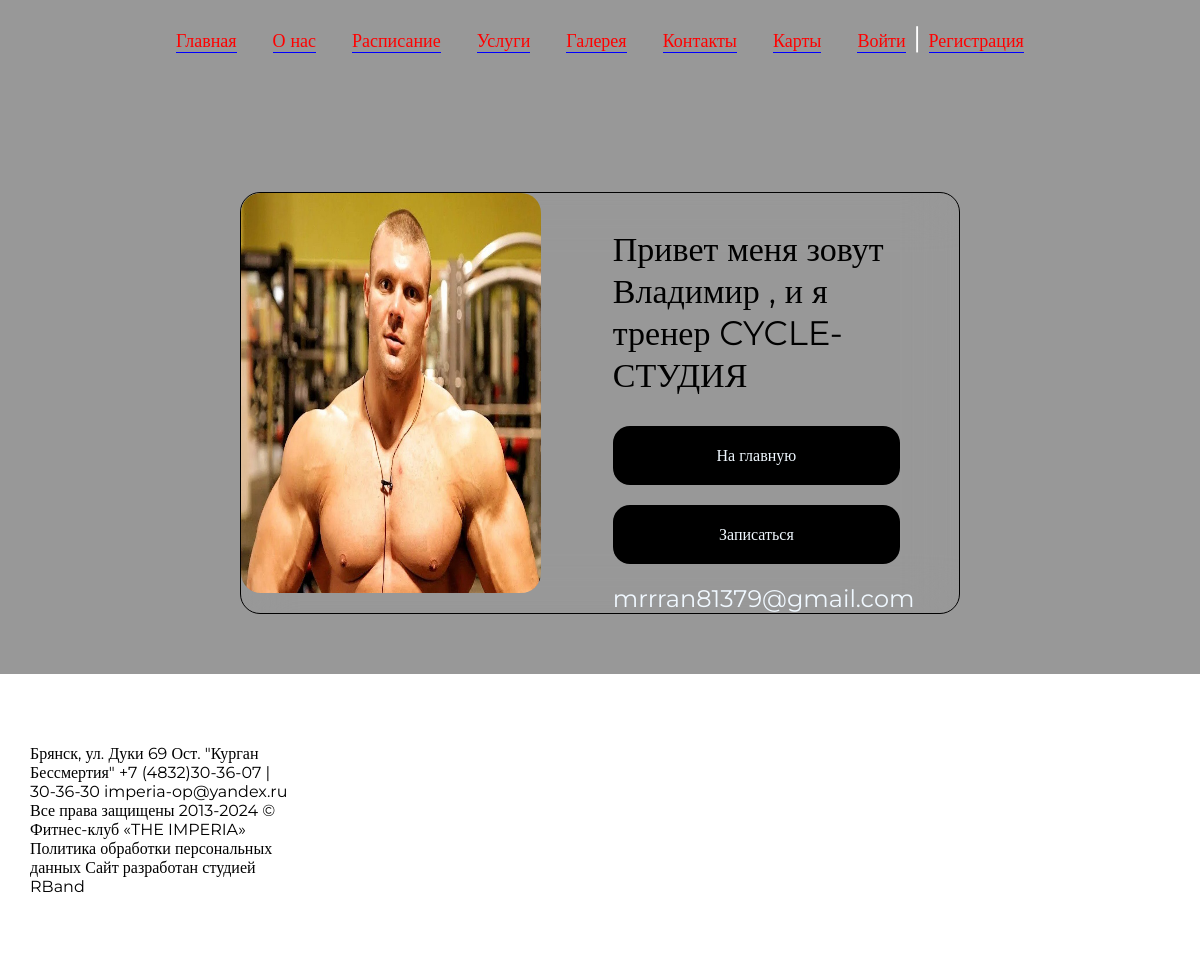
Screenshot of /trainer_card/makarov with the database file from the repository.
### gym/models.py (models this page shows, shortened)
class Trainer(models.Model):
    class Status(models.IntegerChoices):
        DRAFT = 0, 'Не тренерует'
        ACTIVATED = 1, 'Тренерует'
    first_name = models.CharField(max_length=255,verbose_name='Имя')
    last_name = models.CharField(max_length=255, verbose_name='Фамилия')
    email = models.EmailField(blank=False,unique=True,verbose_name='Почта')
    phone = models.IntegerField(blank=False,unique=True,verbose_name='Телефон')
    profile_photo = models.ImageField(upload_to="images/",verbose_name='Фото-профиля')
    slug = models.SlugField(unique=True,max_length=255,db_index=True,verbose_name='URL-trainer')
    classes_type = models.ForeignKey('CardAbout',on_delete=models.DO_NOTHING,null=True,verbose_name='Занятия')
    is_active = models.BooleanField(choices=tuple(map(lambda x: (bool(x[0]),x[1]),Status.choices)), default=Status.DRAFT,verbose_name='Тренeрует?')
    objects = models.Manager()
    act = ModelManager()
    class Meta:
        verbose_name = 'Тренер'
        verbose_name_plural = 'Тренера'
        ordering = ['id','first_name']
        indexes = [
            models.Index(fields=['first_name'])
        ]

class CardAbout(models.Model):
    slug = models.SlugField(unique=True,max_length=255,db_index=True,verbose_name='URL')
    image = models.ImageField(upload_to="images/",verbose_name='Картинка карточки')
    title = models.CharField(max_length=255,verbose_name='Заголовок')
    description = models.TextField(blank=True,verbose_name='Описание')
    start_time = models.TimeField(auto_now_add=True,null=True)
    end_time = models.TimeField(auto_now_add=True,null=True)
    trainer_classes = models.ForeignKey('Trainer',on_delete=models.PROTECT,null=True,verbose_name='Тренер')
    membership_type_allow = models.ForeignKey('Membership',on_delete=models.PROTECT,null=True,verbose_name='Абонемент для занятия')
    area_of_text = models.TextField(blank=True,verbose_name='Описание-на сайте')
    def __str__(self):
        return self.title
    class Meta:
        ordering = ['slug']
        indexes = [
            models.Index(fields=['slug'])
        ]
        verbose_name = 'Карточку'
        verbose_name_plural = 'Карточки'

### gym/views.py (the view)
# urls.py: path('trainer_card/<slug:trainer__slug>',ShowTrainer.as_view(),name='trainer')
class ShowTrainer(DetailView):
    model = Trainer
    template_name = 'main/trainercard.html'
    slug_url_kwarg = 'trainer__slug'
    context_object_name = 'trainer'

### gym/templatetags/gym_tags.py (called while the page is built)
@register.simple_tag()
def get_menu():
    return menu

### gym/templates/main/trainercard.html
{% extends "main/base.html" %}
{%load static%}
{%block content%}
        <section class="head-title-trainer">
            <div class="trainer-cont">
                <div class="trainer-cont-wrapper">
                    {%if trainer.profile_photo%}
                    <div class="img-trainer">
                        <img src="{{trainer.profile_photo.url}}" alt="" srcset=""></div>
                    <div class="c-trainer">
                        {%endif%}
                        <div class="title-trainer">Привет меня зовут {{trainer.first_name}} , и я тренер  {{trainer.classes_type}}</div>
                        <div class="description-trainer">
                            <a href="{% url 'home' %}">На главную</a>
                            <a href="#">Записаться</a>
                            <div class="email">{{trainer.email}}</div>
                        </div>
                </div>
            </div>
            </div>
        </section>
{%endblock%}

### static/gym/css/style.css (style rules this page uses)
a { text-decoration: none; }
* { margin: 0; padding: 0; box-sizing: border-box; font-family: Montserrat; }
img { width: 100%; }

### static/gym/css/about.css (style rules this page uses)
a { text-decoration: none; }
body { background-color: #ebebeb; }
* { font-family: Montserrat; margin: 0; padding: 0; box-sizing: border-box; }

### static/gym/css/schedule.css (style rules this page uses)
* { font-family: Montserrat; margin: 0; padding: 0; box-sizing: border-box; }

### static/gym/css/card.css (style rules this page uses)
* { margin: 0; padding: 0; box-sizing: border-box; font-family: Montserrat; }

### static/gym/css/main-card.css (style rules this page uses)
* { font-family: Montserrat; margin: 0; padding: 0; box-sizing: border-box; }

### static/gym/css/trainer.css (style rules this page uses)
a { text-decoration: none; }
* { margin: 0; padding: 0; box-sizing: border-box; font-family: Montserrat; }
.head-title-trainer { padding-top: 16%; padding-bottom: 5%; background-color: rgb(152, 152, 152); }
.trainer-cont { width: 60% ; margin: 0 auto; border: 1px solid; border-radius: 20px; backdrop-filter: blur(25px); }
.img-trainer { width: 300px; height: 400px; margin-right: 10%; }
.img-trainer img { width: 100%; height: 100%; border-radius: 20px; }
.trainer-cont-wrapper { display: flex; }
.c-trainer { width: 40%; }
.title-trainer { margin-top: 35px; font-size: 34px; color: rgb(0, 0, 0); }
.description-trainer { display: flex; flex-direction: column; margin-top: 30px; gap: 20px; }
.description-trainer a { padding: 20px; background-color: black; color: aliceblue; text-align: center; border-radius: 17px; }
.email { color: aliceblue; font-size: 24px; }

### rows the page displays
Trainer: profile_photo (picture), first_name "Владимир", classes_type "CYCLE-СТУДИЯ", email "mrrran81379@gmail.com"

### other values shown
{{ m.title }} "Главная" "О нас" "Расписание" "Услуги" "Галерея" "Контакты" "Карты"
